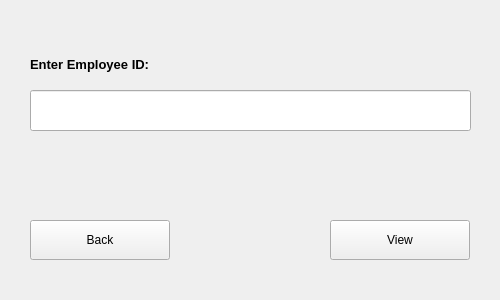
<?xml version="1.0" encoding="UTF-8"?>
<ui version="4.0">
 <class>EmpAttBySupDialogBox</class>
 <widget class="QWidget" name="EmpAttBySupDialogBox">
  <property name="geometry">
   <rect>
    <x>0</x>
    <y>0</y>
    <width>500</width>
    <height>300</height>
   </rect>
  </property>
  <property name="windowTitle">
   <string>Employee Attendance</string>
  </property>
  <widget class="QLabel" name="enterEmpIDLabel">
   <property name="geometry">
    <rect>
     <x>30</x>
     <y>50</y>
     <width>161</width>
     <height>30</height>
    </rect>
   </property>
   <property name="text">
    <string>&lt;html&gt;&lt;head/&gt;&lt;body&gt;&lt;p&gt;&lt;span style=&quot; font-size:10pt; font-weight:700;&quot;&gt;Enter Employee ID:&lt;/span&gt;&lt;/p&gt;&lt;/body&gt;&lt;/html&gt;</string>
   </property>
  </widget>
  <widget class="QPushButton" name="viewButton">
   <property name="geometry">
    <rect>
     <x>330</x>
     <y>220</y>
     <width>140</width>
     <height>40</height>
    </rect>
   </property>
   <property name="text">
    <string>View</string>
   </property>
  </widget>
  <widget class="QLineEdit" name="EmpIDTextEdit">
   <property name="geometry">
    <rect>
     <x>30</x>
     <y>90</y>
     <width>441</width>
     <height>41</height>
    </rect>
   </property>
  </widget>
  <widget class="QPushButton" name="backButton">
   <property name="geometry">
    <rect>
     <x>30</x>
     <y>220</y>
     <width>140</width>
     <height>40</height>
    </rect>
   </property>
   <property name="text">
    <string>Back</string>
   </property>
  </widget>
 </widget>
 <resources/>
 <connections/>
</ui>
